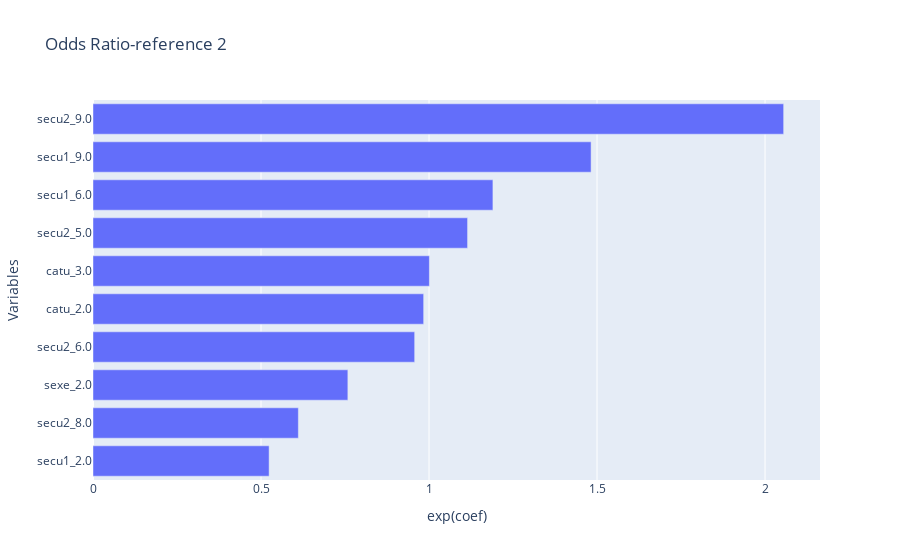

Notebook code cell kept with this figure:
### Code cell
importances = model.coef_[1]
odds_ratios = pd.Series(np.exp(importances), index=data_model1.columns).sort_values() #coefficient des variables dans le modèle
fig1 = px.bar(x=odds_ratios.tail(10),y=odds_ratios.tail(10).index, orientation="h",title="Odds Ratio-reference 2")
fig1.update_layout(xaxis_title="exp(coef)", yaxis_title="Variables")

### Figure 1 — Plotly figure (JSON) as saved in the notebook; plotly's stock layout.template omitted (floating-point values rounded to 4 significant figures)
{"data": [{"alignmentgroup": "True", "hovertemplate": "x=%{x}<br>y=%{y}<extra></extra>", "legendgroup": "", "marker": {"color": "#636efa", "pattern": {"shape": ""}}, "name": "", "offsetgroup": "", "orientation": "h", "showlegend": false, "textposition": "auto", "type": "bar", "x": [0.5241, 0.6111, 0.7585, 0.9573, 0.984, 1.001, 1.115, 1.19, 1.482, 2.055], "xaxis": "x", "y": ["secu1_2.0", "secu2_8.0", "sexe_2.0", "secu2_6.0", "catu_2.0", "catu_3.0", "secu2_5.0", "secu1_6.0", "secu1_9.0", "secu2_9.0"], "yaxis": "y"}], "layout": {"barmode": "relative", "legend": {"tracegroupgap": 0}, "title": {"text": "Odds Ratio-reference 2"}, "xaxis": {"anchor": "y", "domain": [0, 1], "title": {"text": "exp(coef)"}}, "yaxis": {"anchor": "x", "domain": [0, 1], "title": {"text": "Variables"}}}}
